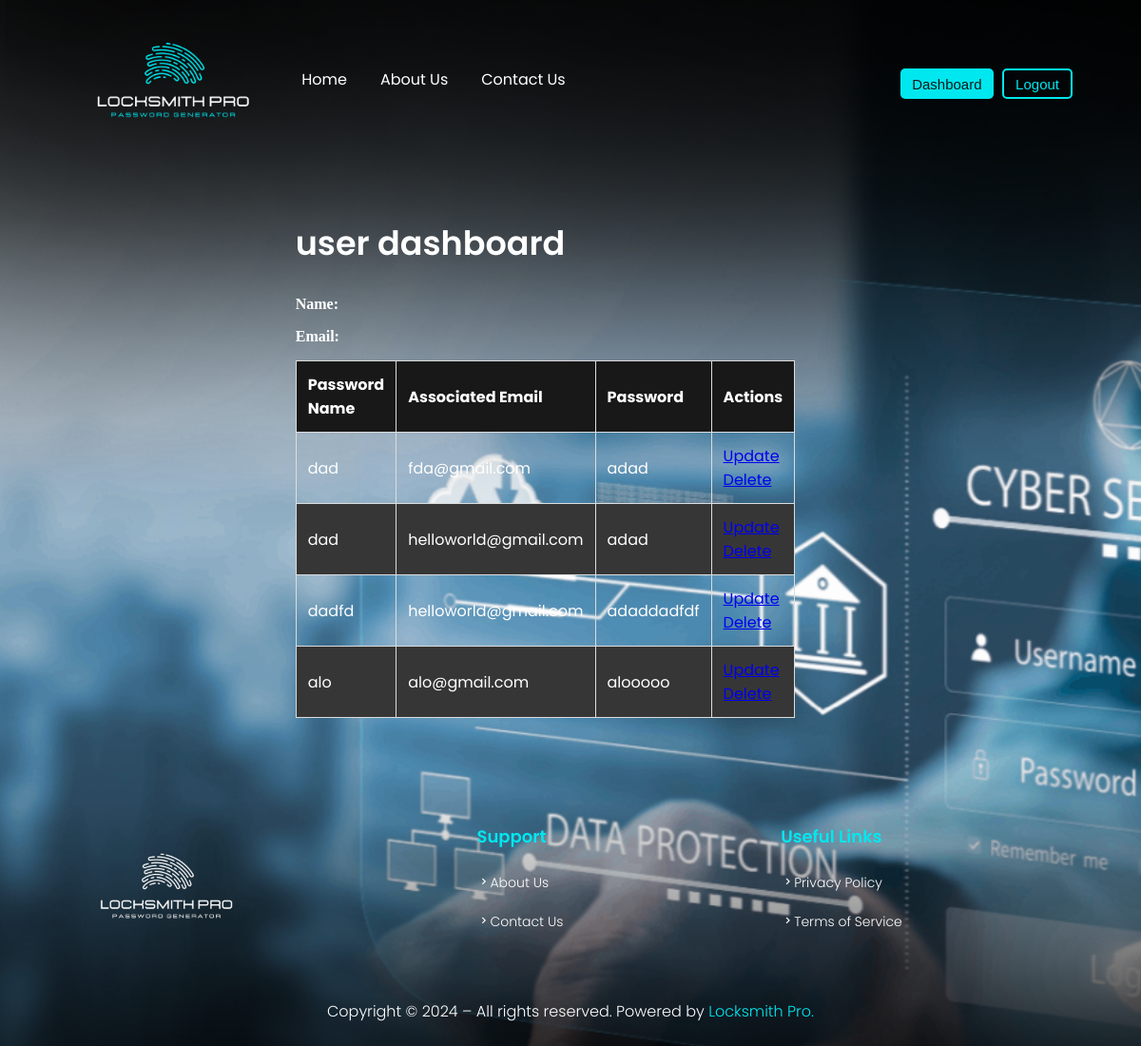
The app's page /dashboard (signed in) with its own data.
### models.py (models this page shows, shortened)
class SavedPassword(db.Model):
    id = db.Column(db.Integer, primary_key=True)
    user_id = db.Column(db.Integer, db.ForeignKey('user.id'), nullable=False)
    password_name = db.Column(db.String(100), nullable=False)
    password_email = db.Column(db.String(100), nullable=False)
    password = db.Column(db.String(100), nullable=False)
    user = db.relationship('User', backref=db.backref('saved_passwords', lazy=True))

### locksmith.py (the view)
@app.route("/dashboard")
def dashboard():
    if session['user_id']:
        user_id = session['user_id']
        saves = SavedPassword.query.filter_by(user_id=user_id).all()
        return render_template('dashboard.html', saves=saves, user=user_id)
    return redirect('/login')

### templates/dashboard.html
{% extends 'base.html' %}
{% block content %}
<div class="container">
    <h2>user dashboard</h2>
    <p><b>Name: </b> {{user.name }}</p>
    <p><b>Email: </b> {{user.email }}</p>
    <table>
        <thead>
            <tr>
                <th>Password Name</th>
                <th>Associated Email</th>
                <th>Password</th>
                <th>Actions</th>
            </tr>
        </thead>
        <tbody>
            {% for save in saves %}
            <tr>
                <td onclick="copy(this)">{{ save.password_name }}</td>
                <td onclick="copy(this)">{{ save.password_email }}</td>
                <td onclick="copy(this)">{{ save.password }}</td>
                <td>
                    <a href="/update/{{ save.id }}">Update</a>
                    <br>
                    <a href="/delete/{{ save.id }}">Delete</a>
                </td>
            </tr>
            {% endfor %}
        </tbody>
    </table>
</div>
{% endblock content %}

### static/styles.css (style rules this page uses)
body { display: flex; flex-direction: column; background-color: black; justify-content: center; align-items: center; color: #fff; background-image: url(/Locksmith-Pro/static/img/background.png); }
table { width: 70%; border-collapse: collapse; font-family: Poppins, sans-serif; }
th, td { padding: 12px; border: 1px solid #ddd; text-align: left; cursor: pointer; }
th { background-color: #181818; color: white; }
tr:nth-child(even) { background-color: #373636; }
h2 { font-family: Poppins, sans-serif; font-weight: 600; font-size: 35px; color: #fff; }

### records on screen
SavedPassword: password_name "dad", password_email "fda@gmail.com", password "adad"
SavedPassword: password_name "dad", password_email "helloworld@gmail.com", password "adad"
SavedPassword: password_name "dadfd", password_email "helloworld@gmail.com", password "adaddadfdf"
SavedPassword: password_name "alo", password_email "alo@gmail.com", password "alooooo"
